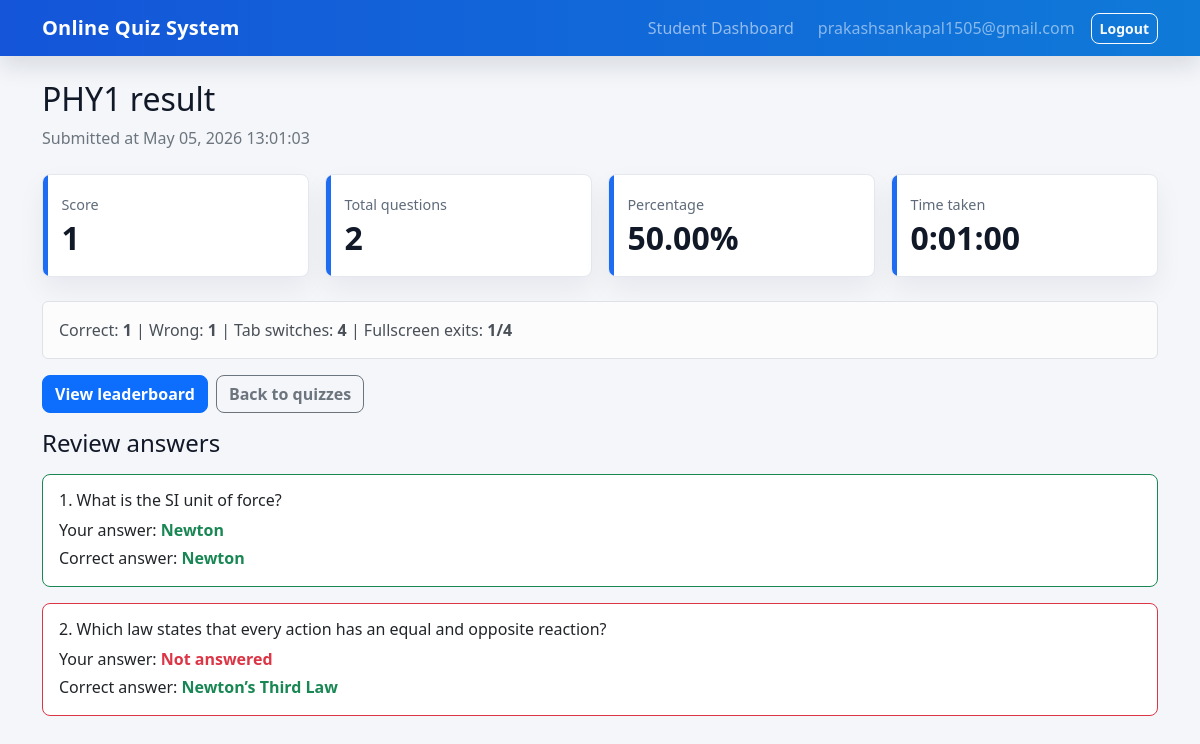
The page /attempts/3/result/ (signed in) on the database its author committed.
### quizzes/models.py (models this page shows, shortened)
class Attempt(models.Model):
    user = models.ForeignKey(settings.AUTH_USER_MODEL, on_delete=models.CASCADE, related_name="attempts")
    quiz = models.ForeignKey(Quiz, on_delete=models.CASCADE, related_name="attempts")
    score = models.PositiveIntegerField(default=0)
    start_time = models.DateTimeField(default=timezone.now)
    end_time = models.DateTimeField(blank=True, null=True)
    time_taken = models.DurationField(blank=True, null=True)
    tab_switch_count = models.PositiveIntegerField(default=0)
    fullscreen_exit_count = models.PositiveIntegerField(default=0)
    fullscreen_violation_submitted = models.BooleanField(default=False)
    is_submitted = models.BooleanField(default=False)
    question_order = models.JSONField(default=list, blank=True)
    option_order = models.JSONField(default=dict, blank=True)
    class Meta:
        constraints = [
            models.UniqueConstraint(fields=["user", "quiz"], name="unique_user_quiz_attempt")
        ]
        ordering = ["-start_time"]

class Quiz(models.Model):
    teacher = models.ForeignKey(
        settings.AUTH_USER_MODEL,
        on_delete=models.CASCADE,
        related_name="created_quizzes",
        blank=True,
        null=True,
    )
    title = models.CharField(max_length=200)
    description = models.TextField()
    category = models.CharField(max_length=100)
    year = models.CharField(max_length=20, default="1")
    branch = models.CharField(max_length=100, default="CSE")
    section = models.CharField(max_length=20, default="A")
    time_limit = models.PositiveIntegerField(help_text="Time limit in minutes")
    start_time = models.DateTimeField()
    end_time = models.DateTimeField()
    access_code = models.CharField(max_length=50, blank=True, null=True)
    class Meta:
        ordering = ["start_time", "title"]

class Question(models.Model):
    quiz = models.ForeignKey(Quiz, on_delete=models.CASCADE, related_name="questions")
    text = models.TextField()
    class Meta:
        ordering = ["id"]

class Option(models.Model):
    question = models.ForeignKey(Question, on_delete=models.CASCADE, related_name="options")
    text = models.CharField(max_length=255)
    is_correct = models.BooleanField(default=False)
    class Meta:
        ordering = ["id"]

### quizzes/views.py (the view)
# urls.py: path("attempts/<int:attempt_id>/result/", views.result, name="result"),
@login_required
def result(request, attempt_id):
    attempt = get_object_or_404(
        Attempt.objects.select_related("quiz", "user").prefetch_related("answers"),
        pk=attempt_id,
        user=request.user,
    )
    if not attempt.is_submitted:
        if attempt.has_expired:
            _finalize_attempt(attempt)
        else:
            messages.info(request, "Finish the quiz before viewing results.")
            return redirect("attempt_question", attempt_id=attempt.id, position=1)
    answers_by_question = {
        answer.question_id: answer
        for answer in Answer.objects.filter(attempt=attempt).select_related("selected_option")
    }
    review_rows = []
    correct_count = 0
    for question_id in attempt.question_order:
        question = Question.objects.get(pk=question_id)
        correct_option = question.options.get(is_correct=True)
        answer = answers_by_question.get(question.id)
        is_correct = bool(answer and answer.selected_option_id == correct_option.id)
        correct_count += 1 if is_correct else 0
        review_rows.append(
            {
                "question": question,
                "user_option": answer.selected_option if answer else None,
                "correct_option": correct_option,
                "is_correct": is_correct,
            }
        )
    total_questions = len(attempt.question_order)
    wrong_count = total_questions - correct_count
    percentage = (correct_count / total_questions * 100) if total_questions else 0
    return render(
        request,
        "quizzes/result.html",
        {
            "attempt": attempt,
            "total_questions": total_questions,
            "correct_count": correct_count,
            "wrong_count": wrong_count,
            "percentage": percentage,
            "fullscreen_exit_limit": FULLSCREEN_EXIT_LIMIT,
            "review_rows": review_rows,
        },
    )

### quizzes/templates/quizzes/result.html (shortened to what this page needs)
{% extends "quizzes/base.html" %}
{% block content %}
<div class="mb-4">
    <h1 class="h2">{{ attempt.quiz.title }} result</h1>
    <p class="text-secondary mb-0">Submitted at {{ attempt.end_time|date:"M d, Y H:i:s" }}</p>
</div>
<div class="row g-3 mb-4">
    <div class="col-sm-6 col-xl-3"><div class="metric"><span>Score</span><strong>{{ attempt.score }}</strong></div></div>
    <div class="col-sm-6 col-xl-3"><div class="metric"><span>Total questions</span><strong>{{ total_questions }}</strong></div></div>
    <div class="col-sm-6 col-xl-3"><div class="metric"><span>Percentage</span><strong>{{ percentage|floatformat:2 }}%</strong></div></div>
    <div class="col-sm-6 col-xl-3"><div class="metric"><span>Time taken</span><strong>{{ attempt.time_taken }}</strong></div></div>
</div>
<div class="alert alert-light border">
    Correct: <strong>{{ correct_count }}</strong> | Wrong: <strong>{{ wrong_count }}</strong> | Tab switches: <strong>{{ attempt.tab_switch_count }}</strong> | Fullscreen exits: <strong>{{ attempt.fullscreen_exit_count }}/{{ fullscreen_exit_limit }}</strong>
</div>
<div class="d-flex gap-2 mb-3">
    <a class="btn btn-primary" href="{% url 'leaderboard' attempt.quiz.id %}">View leaderboard</a>
    <a class="btn btn-outline-secondary" href="{% url 'quiz_list' %}">Back to quizzes</a>
</div>
<h2 class="h4 mb-3">Review answers</h2>
<div class="vstack gap-3">
    {% for row in review_rows %}
        <div class="card review-card {% if row.is_correct %}border-success{% else %}border-danger{% endif %}">
            <div class="card-body">
                <h3 class="h6">{{ forloop.counter }}. {{ row.question.text }}</h3>
                <p class="mb-1">Your answer:
                    {% if row.user_option %}
                        <span class="{% if row.is_correct %}text-success{% else %}text-danger{% endif %} fw-semibold">{{ row.user_option.text }}</span>
                    {% else %}
                        <span class="text-danger fw-semibold">Not answered</span>
                    {% endif %}
                </p>
                <p class="mb-0">Correct answer: <span class="text-success fw-semibold">{{ row.correct_option.text }}</span></p>
            </div>
        </div>
    {% endfor %}
</div>
{% endblock %}

### quizzes/templates/quizzes/base.html (shortened to what this page needs)
{% load static %}
<!doctype html>
<html lang="en">
<head>
    <link href="https://cdn.jsdelivr.net/npm/bootstrap@5.3.3/dist/css/bootstrap.min.css" rel="stylesheet">
    <link rel="stylesheet" href="{% static 'quizzes/styles.css' %}?v=20260505">
</head>
<body>
<nav class="navbar navbar-expand-lg navbar-dark bg-primary">
    <div class="container">
        <a class="navbar-brand fw-semibold" href="{% url 'home' %}">Online Quiz System</a>
        <div class="collapse navbar-collapse" id="mainNav">
            <ul class="navbar-nav ms-auto align-items-lg-center gap-lg-2">
                {% if user.is_authenticated %}
                    {% if user.is_staff %}
                        <li class="nav-item"><a class="nav-link" href="{% url 'teacher_dashboard' %}">Teacher Dashboard</a></li>
                    {% else %}
                        <li class="nav-item"><a class="nav-link" href="{% url 'student_dashboard' %}">Student Dashboard</a></li>
                    {% endif %}
                    <li class="nav-item text-white-50 px-lg-2">{{ user.username }}</li>
                    <li class="nav-item">
                        <form method="post" action="{% url 'logout' %}">
                            <button class="btn btn-outline-light btn-sm" type="submit">Logout</button>
                        </form>
                    </li>
                {% else %}
                    <li class="nav-item"><a class="nav-link" href="{% url 'student_login' %}">Student Login</a></li>
                    <li class="nav-item"><a class="nav-link" href="{% url 'teacher_login' %}">Teacher Login</a></li>
                {% endif %}
            </ul>
        </div>
    </div>
</nav>
{% block main %}
    <main class="container py-4">
        {% block content %}{% endblock %}
    </main>
{% endblock %}
</body>
</html>

### quizzes/static/quizzes/styles.css (style rules this page uses)
body { background: #f4f6fa; color: #111827; }
.navbar.bg-primary { background: linear-gradient(90deg, #1455d9, #0f7ad8) !important; box-shadow: 0 10px 24px rgba(17, 24, 39, .12); }
.navbar-brand { letter-spacing: .2px; }
.quiz-card, .question-panel, .metric { background: #fff; border: 1px solid #e3e7ee; border-radius: 8px; box-shadow: 0 12px 28px rgba(15, 23, 42, .05); }
.metric { padding: 1.15rem; position: relative; overflow: hidden; box-shadow: 0 12px 28px rgba(15, 23, 42, .06); }
.metric span { display: block; color: #5f6b7a; font-size: .9rem; }
.metric strong { display: block; font-size: 2rem; line-height: 1.2; margin-top: .25rem; }
.metric::before { content: ""; position: absolute; inset: 0 auto 0 0; width: 5px; background: #1d6cf2; }
.review-card { border-radius: 8px; }
.btn { border-radius: 8px; font-weight: 600; }

### rows shown on the page
Attempt: quiz "PHY1", end_time "May 05, 2026 13:01:03", score "1", time_taken "0:01:00", tab_switch_count "4", fullscreen_exit_count "1"
Question: question.text "What is the SI unit of force?", user_option.text "Newton", correct_option.text "Newton"
Question: question.text "Which law states that every action has an equal and opposite reaction?", shows "Not answered", correct_option.text "Newton’s Third Law"

### other values the page prints
{{ user.username }} "prakashsankapal1505@gmail.com"
{{ total_questions }} "2"
{{ percentage|floatformat:2 }} "50.00"
{{ correct_count }} "1"
{{ wrong_count }} "1"
{{ fullscreen_exit_limit }} "4"
